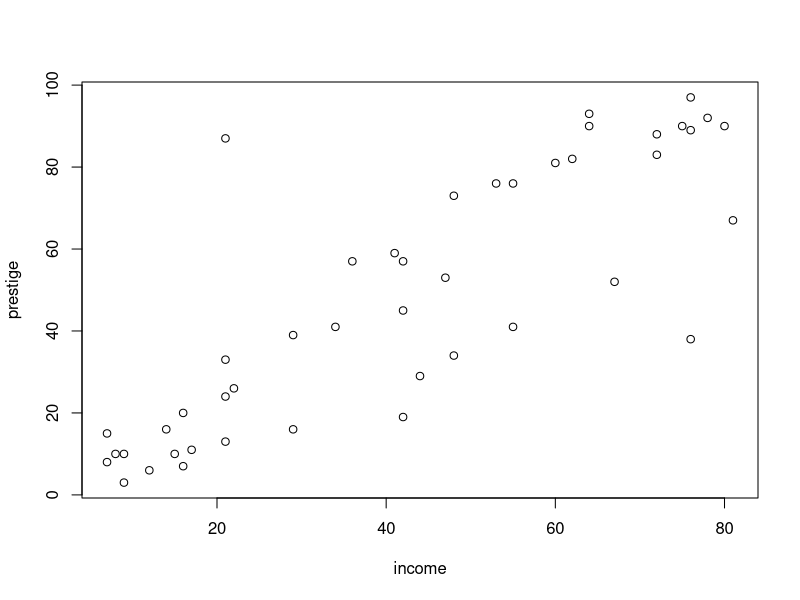
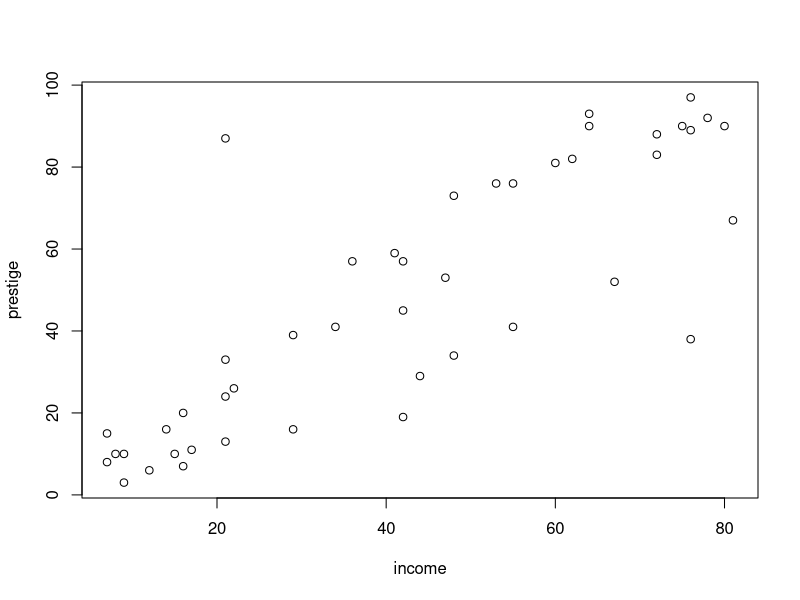
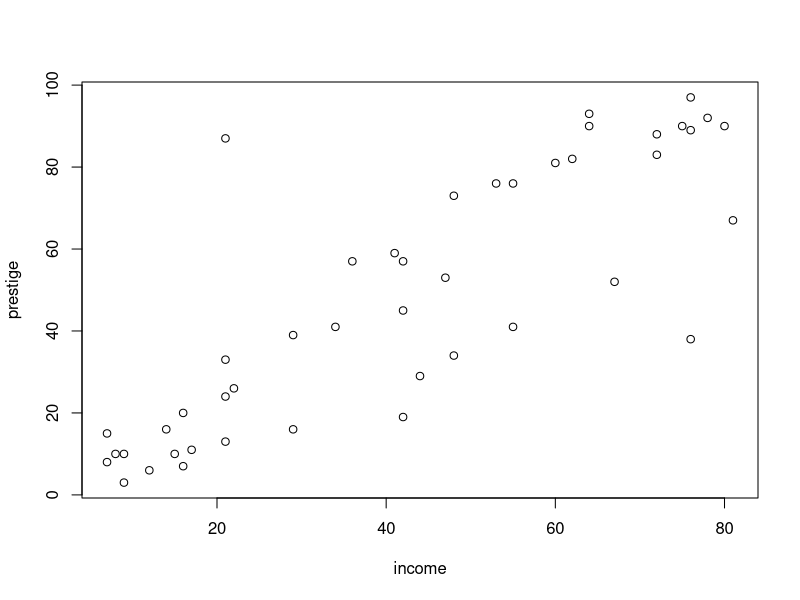
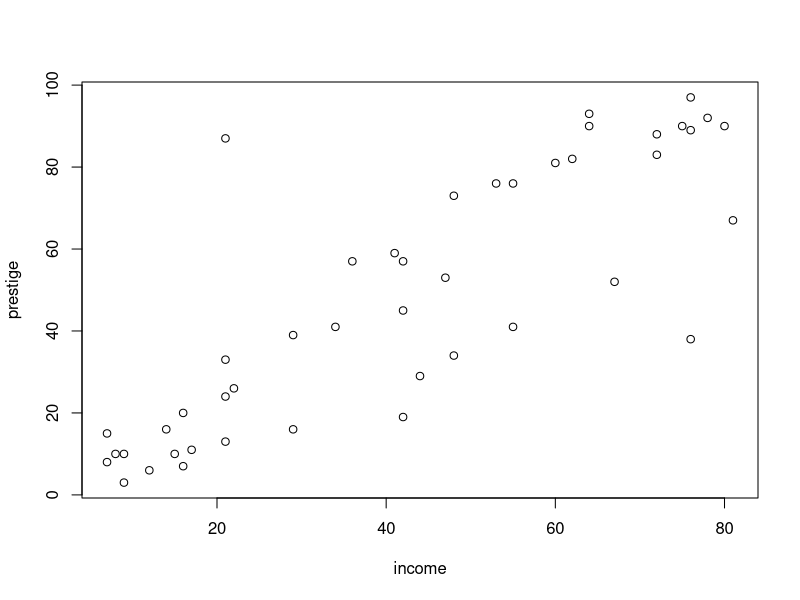
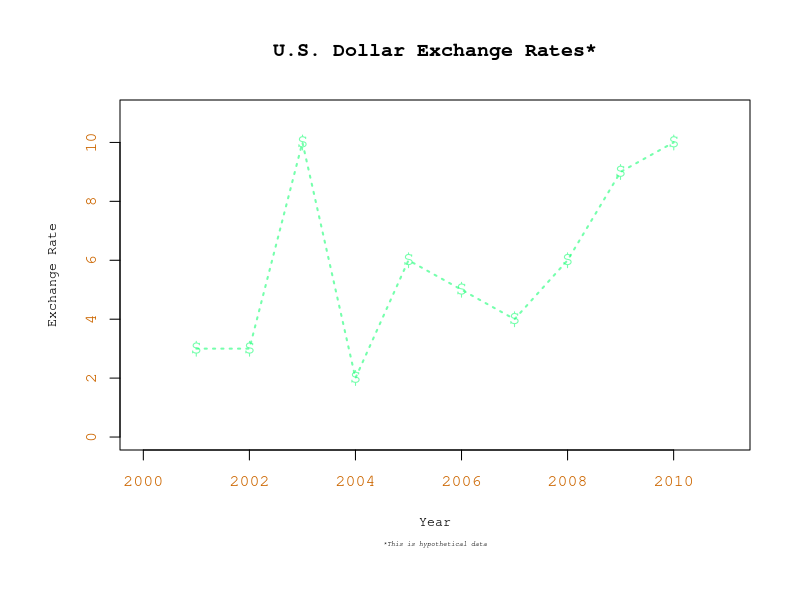
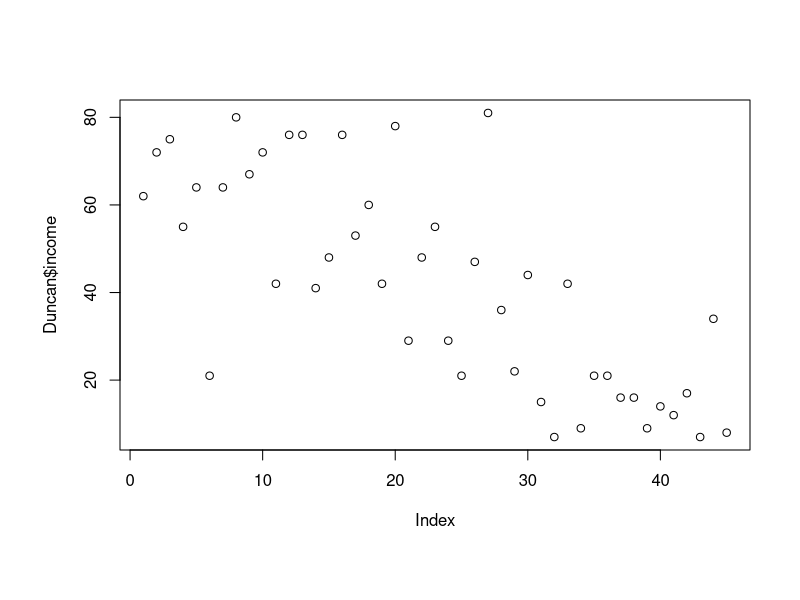
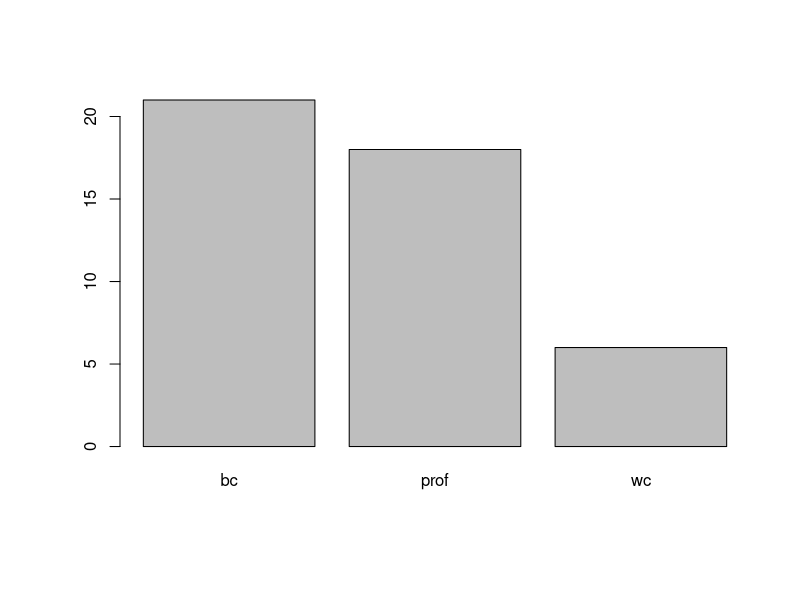

Source code (R) for these figures, in order: (Note: this script raises an error after producing the figures.)
###############################
# Recitation 5: Graphics in R #
###############################

library(car)

data(Duncan, package = "car")
head(Duncan)
row.names(Duncan)
# How do we get more details about variables in dataset?
class(Duncan) # returns class of the dataset, not the variables
lapply(Duncan, class) # applies class function to columns in dataset
# can also read about dataset in "car" documentation
?plot # documentation for plot - see options

# 4 ways to produce the same basic scatterplot
plot(prestige ~ income, data = Duncan) # default settings
attach(Duncan)
plot(income, prestige) # same thing
detach(Duncan)
plot(Duncan$income, Duncan$prestige, xlab = "income", ylab = "prestige")
plot(x = Duncan$income, y = Duncan$prestige, 
     log = "", # x or y values are not logged
     type = "p", # "p" for points, "l" for line, "b" for both, "o" for both overlaid
                 # "h" for very tight histograms, "s" for steps
     pch = 1, # plot symbol is an open dot (1), 
              # pch = 19:25 can be filled in with color
              # pch = 32:117 are ASCII characters
     col = "black", # color of symbols
     cex = 1, # character expansion - scales symbol size relative to default
              # (of course, default is 1)
     cex.main = 1, # changes size of title relative to default
     cex.axis = 1, # changes size of numbers on axis tick marks
     xlab = "income", 
     ylab = "prestige",
     main = "", # main title is empty
     sub = "", # subtitle is empty here
     asp = NA) # sets aspect ratio
?pch
par(pin = c(4,3), mai = c(1.5, 1.2, 1, .5)) # plots will be 4 in. wide by 3 in. tall,
# with margins of 1.5 in. on bottom, 1.5 in. on left,1 in. on top, and .2 in. on right 
set.seed(123)
plot(x = seq(2001,2010,1), y = sample(seq(1,10,1), 10, replace = TRUE), 
     xlim = c(2000, 2011), ylim = c(0, 11),
     type = "o", 
     pch = 36, # -0x20ACL yields Euro symbol, but some super-fancy symbols don't work with all fonts
     cex = 1.3, 
     col = hsv(h = .4, s = .9, v = 1, alpha = 0.6),
     # h is color, s is saturation (light/dark), v is lightness, alpha is transparency
     lty = 3, # line type (solid line (1) is default)
     lwd = 2, # line width relative to default
     xlab = "Year", 
     ylab = "Exchange Rate",
     main = "U.S. Dollar Exchange Rates*", 
     sub = "*This is hypothetical data",
     family = "mono", # sets font family
     font.sub = 3, # changes subtitle font to italic
     col.axis = rgb(r = 0.8, g = 0.4, b = 0), # sets color of axis text
     # r is red, g is green, b is blue
     cex.sub = 0.4,
     cex.lab = 0.8) # changes size of title relative to default
par(par(no.readonly = TRUE)) # restores default graphical parameters


# A few brief plots
# R will determine right plot type to use based on type of the variable 

# univariate scatterplot
plot(Duncan$income)
# histogram
plot(Duncan$type)
hist(Duncan$type) # why the error?
unique(Duncan$type)
unique(as.numeric(Duncan$type))
hist(as.numeric(Duncan$type)) # still not great - only three categories here

# bivariate scatterplot
plot(income ~ education, data = Duncan)

# two factors mosaic-plot
Duncan$inc.cat <- cut(Duncan$income, 3) 
# creates new variable that divides income into 3 intervals
par(las = 2, mar = c(5,7,2,3)) # las sets style of axis labels (2 is perpendicular)
# mar sets margins based on lines (alt. measurement)
plot(inc.cat ~ type, data = Duncan, xlab = "", ylab = "")
par(par(no.readonly = TRUE))

# boxplot
plot(income ~ type, data= Duncan, xlab="")




#######################
# Build a scatterplot #
#######################

plot(prestige ~ income, data=Duncan, pch=16, col="blue",
     xlab='% males earnings > $3500/year', 
     ylab='% of NORC raters indicating profession as good or excellent', 
     main = 'Prestige versus Income\n (Duncan Data)')

# include a third variable
plot(prestige ~ income, data=Duncan, pch=as.numeric(Duncan$type),
     xlab='% males earnings > $3500/year', 
     ylab='% of NORC raters indicating profession as good or excellent', 
     main = 'Prestige versus Income')

# can denote third variable with colors, as well
cols <- c("blue", "black", "red")
plot(prestige ~ income, data=Duncan, pch=as.numeric(Duncan$type),
     col = cols[as.numeric(Duncan$type)],
     xlab='% males earnings > $3500/year', 
     ylab='% of NORC raters indicating profession as good or excellent', 
     main = 'Prestige versus Income')

# can include this information with a color palette, too
myRamp <- colorRampPalette(c("gray75", "gray25")) 
# returns function that converts integer into character vector of colors
cols2 <- myRamp(length(unique(Duncan$education))) # returns vector of 36 colors
pchs <- c(15,16,17)
plot(prestige ~ income, data=Duncan, 
     pch=pchs[as.numeric(Duncan$type)],
     col = cols2[order(Duncan$education)],
     xlab='% males earnings > $3500/year', 
     ylab='% of NORC raters indicating profession as good or excellent', 
     main = 'Prestige versus Income\n (Duncan Data)')

# combine 4 plots into 1 frame
par(mfrow = c(2,2))
plot(prestige ~ income, data=Duncan, pch=16, col="blue",
     xlab='% males earnings > $3500/year', 
     ylab='% of NORC good or excellent', 
     main = 'Prestige versus Income')
plot(prestige ~ income, data=Duncan, pch=as.numeric(Duncan$type),
     xlab='% males earnings > $3500/year', 
     ylab='% of NORC good or excellent', 
     main = 'Prestige versus Income')
plot(prestige ~ income, data=Duncan, pch=as.numeric(Duncan$type),
     col = cols[as.numeric(Duncan$type)],
     xlab='% males earnings > $3500/year', 
     ylab='% of NORC good or excellent', 
     main = 'Prestige versus Income')
plot(prestige ~ income, data=Duncan, 
     pch=pchs[as.numeric(Duncan$type)],
     col = cols2[order(Duncan$education)],
     xlab='% males earnings > $3500/year', 
     ylab='% of NORC good or excellent', 
     main = 'Prestige versus Income')
par(par(no.readonly = TRUE))

# add a legend
cols <- c("blue", "black", "red")
plot(prestige ~ income, data=Duncan, pch=as.numeric(Duncan$type),
     col = cols[as.numeric(Duncan$type)],
     xlab='% males earnings > $3500/year', 
     ylab='% of NORC raters indicating profession as good or excellent', 
     main = 'Prestige versus Income')
legend("bottomright", c("Blue-collar", "Professional", "White-collar"),
       pch=1:3, col=cols) 
# inset gives fraction of plot region b/w legend box and plot box

# add a regression line
cols <- c("blue", "black", "red")
plot(prestige ~ income, data=Duncan, pch=as.numeric(Duncan$type),
     col = cols[as.numeric(Duncan$type)],
     xlab='% males earnings > $3500/year', 
     ylab='% of NORC raters indicating profession as good or excellent', 
     main = 'Prestige versus Income')
legend("bottomright", c("Blue-collar", "Professional", "White-collar"),
       pch=1:3, col=cols, inset=.01)
abline(lm(prestige ~ income, data=Duncan))


# add several regression lines
cols <- c("blue", "black", "red")
plot(prestige ~ income, data=Duncan, pch=as.numeric(Duncan$type),
     col = cols[as.numeric(Duncan$type)],
     xlab='% males earnings > $3500/year', 
     ylab='% of NORC raters indicating profession as good or excellent', 
     main = 'Prestige versus Income')
legend("bottomright", c("Blue-collar", "Professional", "White-collar"),
       pch=1:3, col=cols, inset=.01)
abline(lm(prestige ~ income, data=Duncan, 
          subset=Duncan$type == "bc"), col=cols[1])
abline(lm(prestige ~ income, data=Duncan, 
          subset=Duncan$type == "prof"), col=cols[2])
abline(lm(prestige ~ income, data=Duncan, 
          subset=Duncan$type == "wc"), col=cols[3])


# add regression lines only for observed values of income
# first, estimate models
mod.bc <- lm(prestige ~ income, data=Duncan, 
             subset=Duncan$type == "bc")
mod.prof <- lm(prestige ~ income, data=Duncan, 
               subset=Duncan$type == "prof")
mod.wc <- lm(prestige ~ income, data=Duncan, 
             subset=Duncan$type == "wc")

# next, create appropriate predictions
# first get range of incomes for each subset
# then get predictions for prestige for lowest and highest income values within each subset
bc.dat <- data.frame(
    income = range(Duncan$income[which(Duncan$type == "bc")])) 
preds.bc <- predict(mod.bc, newdata=bc.dat)
prof.dat <- data.frame(
    income = range(Duncan$income[which(Duncan$type == "prof")]))
preds.prof <- predict(mod.prof, newdata=prof.dat)
wc.dat <- data.frame(
    income = range(Duncan$income[which(Duncan$type == "wc")]))
preds.wc <- predict(mod.wc, newdata=wc.dat )
bc.dat
preds.bc

# combine these vectors into a new matrix
mat <- cbind(rbind(bc.dat$income, prof.dat$income, wc.dat$income), 
             rbind(preds.bc, preds.prof, preds.wc))
mat

# put it all together:
cols <- c("blue", "black", "red")
plot(prestige ~ income, data=Duncan, pch=as.numeric(Duncan$type),
     col = cols[as.numeric(Duncan$type)],
     xlab='% males earnings > $3500/year', 
     ylab='% of NORC raters indicating profession as good or excellent', 
     main = 'Prestige versus Income')
legend("bottomright", c("Blue-collar", "Professional", "White-collar"),
       pch = 1:3, col = cols, cex = 0.6)
segments(x0 = mat[,1], y0 = mat[,3], x1 = mat[,2], y1 = mat[,4], col=cols) 

# identify some points
cols <- c("blue", "black", "red")
plot(prestige ~ income, data = Duncan, pch = as.numeric(Duncan$type),
     col = cols[as.numeric(Duncan$type)],
     xlab='% males earnings > $3500/year', 
     ylab='% of NORC raters indicating profession as good or excellent', 
     main = 'Prestige versus Income')
legend("bottomright", c("Blue-collar", "Professional", "White-collar"),
       pch = 1:3, col = cols, cex = 0.6)
segments(mat[,1], mat[,3], mat[,2], mat[,4], col=cols)
identify(x = Duncan$income, y = Duncan$prestige,
         labels = rownames(Duncan), n = 2)
# alternatively, could use code below to identify points
inds <- which(rownames(Duncan) %in% c("minister", "conductor"))
text(x = Duncan$income[inds], y = Duncan$prestige[inds], 
     labels = rownames(Duncan)[inds], pos = 2)

# other types of plots
hist(Duncan$prestige, breaks = 10, xlab = "Prestige", main = "")

hist(Duncan$prestige, breaks = 10, xlab = "Prestige", 
     main = "", freq = F, col = "gray80") 
lines(density(Duncan$prestige), col="red", lwd=1.5)

bp1 <- by(data = Duncan$prestige, INDICES = list(Duncan$type), FUN = mean)
# by splits data frame into subsets based on factor or list of factors, 
# then applies function to each subset
par(mar=c(4,10,2,2))
barplot(height = bp1, horiz = TRUE, las = 1) 
# bp1 is vector of numbers, which are heights of bars
# horiz sets to horizontal
# las = 1 sets axis labels to horizontal
par(par(no.readonly = TRUE))
dpar <- par(no.readonly = TRUE)
par(dpar)

#############################
# Walk Through a Fancy Plot #
#############################

library(RColorBrewer)
par(family = "mono")
plot(prestige ~ income, data = Duncan, 
     cex = (education/50) + 1,
     axes = FALSE, ann = FALSE,
     col = paste(brewer.pal(3, "Set2")[as.numeric(type)], "66", sep=""),
     pch = 19,
     ylim = c(0,100)) 
box(which = "plot", lty = "solid", col = 8)
title(main = "Prestige versus Income",
      ylab = "Prestige",
      xlab = "Income",
      sub = "Observation Size Proportional to Education Level",
      cex.sub = 0.6)
axis(side = 2, at = seq(10,90,20), labels = c("10", "30", "50", "70", "90"), col = 8)
axis(1, at = seq(15, 75, 15), labels = c("15", "30", "45", "60", "75"), col = 8)
inds <- which(rownames(Duncan) %in% c("minister", "conductor"))
text(x = Duncan$income[inds], y = Duncan$prestige[inds], 
     labels = rownames(Duncan)[inds], pos = 2, cex = .6)
legend("bottomright", c("Blue-collar", "Professional", "White-collar"),
       pch = 19, col = paste(brewer.pal(3, "Set2"), "66", sep=""), 
       cex = 0.6, box.col = 8)
